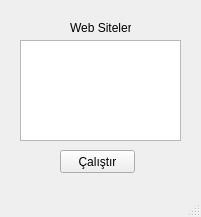
<?xml version="1.0" encoding="UTF-8"?>
<ui version="4.0">
 <class>MainWindow</class>
 <widget class="QMainWindow" name="MainWindow">
  <property name="geometry">
   <rect>
    <x>0</x>
    <y>0</y>
    <width>201</width>
    <height>217</height>
   </rect>
  </property>
  <property name="windowTitle">
   <string>MainWindow</string>
  </property>
  <property name="autoFillBackground">
   <bool>false</bool>
  </property>
  <widget class="QWidget" name="centralwidget">
   <widget class="QLabel" name="label">
    <property name="geometry">
     <rect>
      <x>70</x>
      <y>20</y>
      <width>61</width>
      <height>16</height>
     </rect>
    </property>
    <property name="text">
     <string>Web Siteleri</string>
    </property>
   </widget>
   <widget class="QTextEdit" name="textEdit">
    <property name="geometry">
     <rect>
      <x>20</x>
      <y>40</y>
      <width>161</width>
      <height>101</height>
     </rect>
    </property>
   </widget>
   <widget class="QPushButton" name="pushButton">
    <property name="geometry">
     <rect>
      <x>60</x>
      <y>150</y>
      <width>75</width>
      <height>23</height>
     </rect>
    </property>
    <property name="text">
     <string>Çalıştır</string>
    </property>
   </widget>
  </widget>
  <widget class="QMenuBar" name="menubar">
   <property name="geometry">
    <rect>
     <x>0</x>
     <y>0</y>
     <width>201</width>
     <height>21</height>
    </rect>
   </property>
  </widget>
  <widget class="QStatusBar" name="statusbar"/>
 </widget>
 <resources/>
 <connections/>
</ui>
